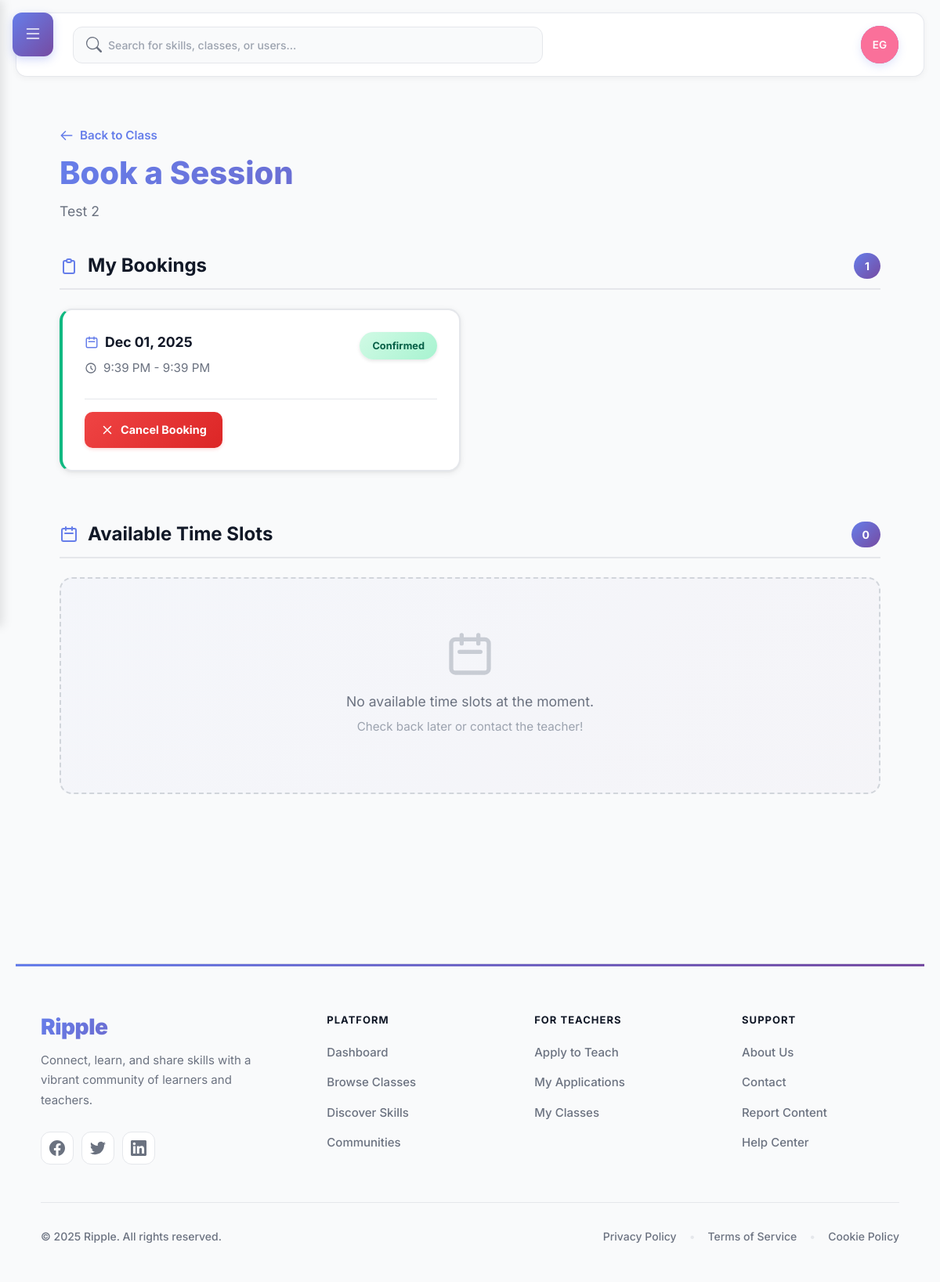
The page /classes/test-2/schedule/ (signed in) on the database its author committed.
### skills/models.py (models this page shows, shortened)
class TeachingClass(models.Model):
    BEGINNER = 'beginner'
    INTERMEDIATE = 'intermediate'
    ADVANCED = 'advanced'
    DIFFICULTY_CHOICES = [
        (BEGINNER, 'Beginner'),
        (INTERMEDIATE, 'Intermediate'),
        (ADVANCED, 'Advanced'),
    ]
    title = models.CharField(max_length=200)
    slug = models.SlugField(max_length=220, unique=True)
    short_description = models.CharField(max_length=300, blank=True)
    full_description = models.TextField(blank=True)
    difficulty = models.CharField(max_length=20, choices=DIFFICULTY_CHOICES, default=BEGINNER)
    duration_minutes = models.PositiveIntegerField(default=0)
    price_cents = models.PositiveIntegerField(default=0, help_text='Price in cents (e.g., 1999 = $19.99)')
    is_tradeable = models.BooleanField(default=False)
    trade_notes = models.CharField(max_length=200, blank=True)
    intro_video = models.FileField(upload_to='class_intros/', blank=True, null=True)
    thumbnail = models.ImageField(upload_to='class_thumbs/', blank=True, null=True)
    is_published = models.BooleanField(default=True)
    avg_rating = models.DecimalField(max_digits=3, decimal_places=2, default=0)
    reviews_count = models.PositiveIntegerField(default=0)
    created_at = models.DateTimeField(auto_now_add=True)
    updated_at = models.DateTimeField(auto_now=True)
    teacher = models.ForeignKey(settings.AUTH_USER_MODEL, on_delete=models.CASCADE, related_name='teaching_classes')
    class Meta:
        ordering = ['-created_at']

class ClassBooking(models.Model):
    CONFIRMED = 'confirmed'
    PENDING = 'pending'
    CANCELLED = 'cancelled'
    COMPLETED = 'completed'
    NO_SHOW = 'no_show'
    STATUS_CHOICES = [
        (CONFIRMED, 'Confirmed'),
        (PENDING, 'Pending'),
        (CANCELLED, 'Cancelled'),
        (COMPLETED, 'Completed'),
        (NO_SHOW, 'No Show'),
    ]
    time_slot = models.ForeignKey(ClassTimeSlot, on_delete=models.CASCADE, related_name='bookings')
    student = models.ForeignKey(settings.AUTH_USER_MODEL, on_delete=models.CASCADE, related_name='class_bookings')
    enrollment = models.ForeignKey(
        ClassEnrollment,
        on_delete=models.CASCADE,
        related_name='bookings',
        help_text='The enrollment that grants access to this booking'
    )
    status = models.CharField(max_length=20, choices=STATUS_CHOICES, default=PENDING)
    notes = models.TextField(blank=True, help_text='Student notes or special requests')
    teacher_notes = models.TextField(blank=True, help_text='Teacher notes (private)')
    created_at = models.DateTimeField(auto_now_add=True)
    updated_at = models.DateTimeField(auto_now=True)
    cancelled_at = models.DateTimeField(blank=True, null=True)
    class Meta:
        ordering = ['time_slot__start_time']
        unique_together = ('time_slot', 'student')
        indexes = [
            models.Index(fields=['student', 'status']),
            models.Index(fields=['time_slot', 'status']),
        ]
    def is_active(self):
        return self.status in [self.CONFIRMED, self.PENDING]
    def is_completed(self):
        return self.status == self.COMPLETED
    def can_be_cancelled(self):
        from django.utils import timezone
        return (
            self.status in [self.CONFIRMED, self.PENDING] and
            self.time_slot.start_time > timezone.now()
        )

class ClassTimeSlot(models.Model):
    teaching_class = models.ForeignKey(TeachingClass, on_delete=models.CASCADE, related_name='time_slots')
    start_time = models.DateTimeField(help_text='When this time slot starts')
    end_time = models.DateTimeField(help_text='When this time slot ends')
    max_students = models.PositiveIntegerField(default=1, help_text='Maximum number of students for this slot')
    is_recurring = models.BooleanField(default=False, help_text='Is this a recurring slot?')
    recurrence_pattern = models.CharField(
        max_length=50,
        blank=True,
        help_text='e.g., "weekly", "daily", "MWF" for recurring slots'
    )
    notes = models.TextField(blank=True, help_text='Additional notes about this time slot')
    is_active = models.BooleanField(default=True, help_text='Is this slot currently available?')
    created_at = models.DateTimeField(auto_now_add=True)
    updated_at = models.DateTimeField(auto_now=True)
    class Meta:
        ordering = ['start_time']
        indexes = [
            models.Index(fields=['teaching_class', 'start_time']),
            models.Index(fields=['start_time', 'is_active']),
        ]
    def get_available_spots(self):
        booked_count = self.bookings.filter(
            status__in=[ClassBooking.CONFIRMED, ClassBooking.PENDING]
        ).count()
        return max(0, self.max_students - booked_count)
    def is_fully_booked(self):
        return self.get_available_spots() == 0

### skills/views.py (the view, shortened to what this page needs)
# urls.py: path("<slug:slug>/schedule/", views.view_class_schedule, name="view_schedule"),
@login_required
def view_class_schedule(request, slug):
    teaching_class = get_object_or_404(TeachingClass, slug=slug, is_published=True)
    enrollment = ClassEnrollment.objects.filter(
        user=request.user,
        teaching_class=teaching_class,
        status=ClassEnrollment.ACTIVE
    ).first()
    now = timezone.now()
    available_slots = ClassTimeSlot.objects.filter(
        teaching_class=teaching_class,
        is_active=True,
        start_time__gte=now
    ).prefetch_related('bookings').order_by('start_time')
    available_slots = [slot for slot in available_slots if not slot.is_fully_booked()]
    all_user_bookings = ClassBooking.objects.filter(
        student=request.user,
        time_slot__teaching_class=teaching_class
    ).select_related('time_slot').order_by('-time_slot__start_time')  # Most recent first
    user_bookings = [b for b in all_user_bookings if b.is_active() or (b.is_completed() and not b.is_student_confirmed())]
    completed_bookings = [b for b in all_user_bookings if b.is_completed() and b.is_student_confirmed()]
    user_bookings = sorted(user_bookings, key=lambda b: b.time_slot.start_time)
    completed_bookings = sorted(completed_bookings, key=lambda b: b.time_slot.start_time, reverse=True)
    enrollment.check_and_revoke_if_complete()
    enrollment.refresh_from_db()
    is_completed = enrollment.status == ClassEnrollment.REVOKED
    context = {
        'teaching_class': teaching_class,
        'enrollment': enrollment,
        'is_enrolled': True,  # User is enrolled if they reached this view
        'is_completed': is_completed,
        'available_slots': available_slots,
        'user_bookings': user_bookings,
        'completed_bookings': completed_bookings,
        'now': now,  # Pass current time to template
    }
    return render(request, 'skills/view_schedule.html', context)

### skills/templates/skills/view_schedule.html (shortened to what this page needs)
{% extends 'base.html' %}
{% load user_tags %}
{% load tz %}
{% block content %}
<div class="book-schedule-page">
    <div class="schedule-header" data-aos="fade-down" data-aos-duration="500">
        <div class="header-content">
            <a href="{% url 'skills:class_detail' teaching_class.slug %}" class="back-link" data-aos="fade-right" data-aos-delay="50" data-aos-duration="500">
                <svg fill="none" stroke="currentColor" viewBox="0 0 24 24">
                    <path stroke-linecap="round" stroke-linejoin="round" stroke-width="2" d="M10 19l-7-7m0 0l7-7m-7 7h18"></path>
                </svg>
                Back to Class
            </a>
            <h1 data-aos="fade-up" data-aos-delay="100" data-aos-duration="500">Book a Session</h1>
            <p class="header-subtitle" data-aos="fade-up" data-aos-delay="150" data-aos-duration="500">{{ teaching_class.title }}</p>
        </div>
    </div>
    <div class="schedule-content">
        {% if user_bookings %}
        <div class="schedule-section" data-aos="fade-up" data-aos-duration="500">
            <div class="section-header" data-aos="fade-down" data-aos-delay="50" data-aos-duration="500">
                <h2>
                    <svg fill="none" stroke="currentColor" viewBox="0 0 24 24">
                        <path stroke-linecap="round" stroke-linejoin="round" stroke-width="2" d="M9 5H7a2 2 0 00-2 2v12a2 2 0 002 2h10a2 2 0 002-2V7a2 2 0 00-2-2h-2M9 5a2 2 0 002 2h2a2 2 0 002-2M9 5a2 2 0 012-2h2a2 2 0 012 2"></path>
                    </svg>
                    My Bookings
                </h2>
                <span class="section-count">{{ user_bookings|length }}</span>
            </div>
            <div class="bookings-grid">
                {% for booking in user_bookings %}
                <div class="booking-card status-{{ booking.status }}" data-aos="fade-up" data-aos-delay="{% widthratio forloop.counter0 1 50 %}" data-aos-duration="500">
                    <div class="booking-card-header">
                        <div class="booking-time-info">
                            <div class="booking-date">
                                <svg fill="none" stroke="currentColor" viewBox="0 0 24 24">
                                    <path stroke-linecap="round" stroke-linejoin="round" stroke-width="2" d="M8 7V3m8 4V3m-9 8h10M5 21h14a2 2 0 002-2V7a2 2 0 00-2-2H5a2 2 0 00-2 2v12a2 2 0 002 2z"></path>
                                </svg>
                                {{ booking.time_slot.start_time|date:"M d, Y" }}
                            </div>
                            <div class="booking-time-range">
                                <svg fill="none" stroke="currentColor" viewBox="0 0 24 24">
                                    <path stroke-linecap="round" stroke-linejoin="round" stroke-width="2" d="M12 8v4l3 3m6-3a9 9 0 11-18 0 9 9 0 0118 0z"></path>
                                </svg>
                                {{ booking.time_slot.start_time|time:"g:i A" }} - {{ booking.time_slot.end_time|time:"g:i A" }}
                            </div>
                        </div>
                        <div class="booking-status-badge status-{{ booking.status }}">
                            {{ booking.get_status_display }}
                        </div>
                    </div>
                    <div class="booking-card-footer">
                        {% if booking.status == 'completed' and 'STUDENT_CONFIRMED' not in booking.teacher_notes|default:'' %}
                            <div class="completion-prompt-card">
                                <div class="completion-prompt-header">
                                    <div class="completion-icon-wrapper">
                                        <svg fill="none" stroke="currentColor" viewBox="0 0 24 24">
                                            <path stroke-linecap="round" stroke-linejoin="round" stroke-width="2.5" d="M9 12l2 2 4-4m6 2a9 9 0 11-18 0 9 9 0 0118 0z"></path>
                                        </svg>
                                    </div>
                                    <div class="completion-text-content">
                                        <h3>Ready to Confirm</h3>
                                        <p>Your teacher has marked this session as completed. Please confirm to finalize.</p>
                                    </div>
                                </div>
                                <form method="post" action="{% url 'skills:confirm_booking_completion' booking.id %}" class="completion-action">
                                    {% csrf_token %}
                                    <button type="submit" class="btn-confirm-primary">
                                        <span class="btn-icon">
                                            <svg fill="none" stroke="currentColor" viewBox="0 0 24 24">
                                                <path stroke-linecap="round" stroke-linejoin="round" stroke-width="2.5" d="M5 13l4 4L19 7"></path>
                                            </svg>
                                        </span>
                                        <span class="btn-text">Confirm Completion</span>
                                    </button>
                                </form>
                            </div>
                        {% elif booking.can_be_cancelled %}
                            <form method="post" action="{% url 'skills:cancel_booking' booking.id %}" style="display: inline;">
                                <button type="submit" class="btn-danger" onclick="return confirm('Are you sure you want to cancel this booking?');">
                                    <svg fill="none" stroke="currentColor" viewBox="0 0 24 24">
                                        <path stroke-linecap="round" stroke-linejoin="round" stroke-width="2" d="M6 18L18 6M6 6l12 12"></path>
                                    </svg>
                                    Cancel Booking
                                </button>
                            </form>
                        {% endif %}
                    </div>
                </div>
                {% endfor %}
            </div>
        </div>
        {% endif %}
        <div class="schedule-section" data-aos="fade-up" data-aos-duration="500">
            <div class="section-header" data-aos="fade-down" data-aos-delay="50" data-aos-duration="500">
                <h2>
                    <svg fill="none" stroke="currentColor" viewBox="0 0 24 24">
                        <path stroke-linecap="round" stroke-linejoin="round" stroke-width="2" d="M8 7V3m8 4V3m-9 8h10M5 21h14a2 2 0 002-2V7a2 2 0 00-2-2H5a2 2 0 00-2 2v12a2 2 0 002 2z"></path>
                    </svg>
                    Available Time Slots
                </h2>
                <span class="section-count">{{ available_slots|length }}</span>
            </div>
            {% if is_completed %}
            <div class="info-message" data-aos="zoom-in" data-aos-duration="500">
                <svg fill="none" stroke="currentColor" viewBox="0 0 24 24">
                    <path stroke-linecap="round" stroke-linejoin="round" stroke-width="2" d="M13 16h-1v-4h-1m1-4h.01M21 12a9 9 0 11-18 0 9 9 0 0118 0z"></path>
                </svg>
                <p>You've completed this class. <a href="{% url 'skills:class_detail' teaching_class.slug %}">Re-enroll</a> to book new sessions.</p>
            </div>
            {% else %}
            <div class="empty-state">
                <svg fill="none" stroke="currentColor" viewBox="0 0 24 24">
                    <path stroke-linecap="round" stroke-linejoin="round" stroke-width="2" d="M8 7V3m8 4V3m-9 8h10M5 21h14a2 2 0 002-2V7a2 2 0 00-2-2H5a2 2 0 00-2 2v12a2 2 0 002 2z"></path>
                </svg>
                <p>No available time slots at the moment.</p>
                <p class="empty-subtitle">Check back later or contact the teacher!</p>
            </div>
            {% endif %}
        </div>
    </div>
</div>
{% endblock %}

### rows shown on the page
TeachingClass: title "Test 2"
ClassBooking: time_slot.start_time "Dec 01, 2025", time_slot.start_time "9:39 PM", time_slot.end_time "9:39 PM", status "Confirmed", shows "Cancel Booking"

### other values the page prints
{{ initials }} "EG"
{{ user_bookings|length }} "1"
{{ available_slots|length }} "0"
